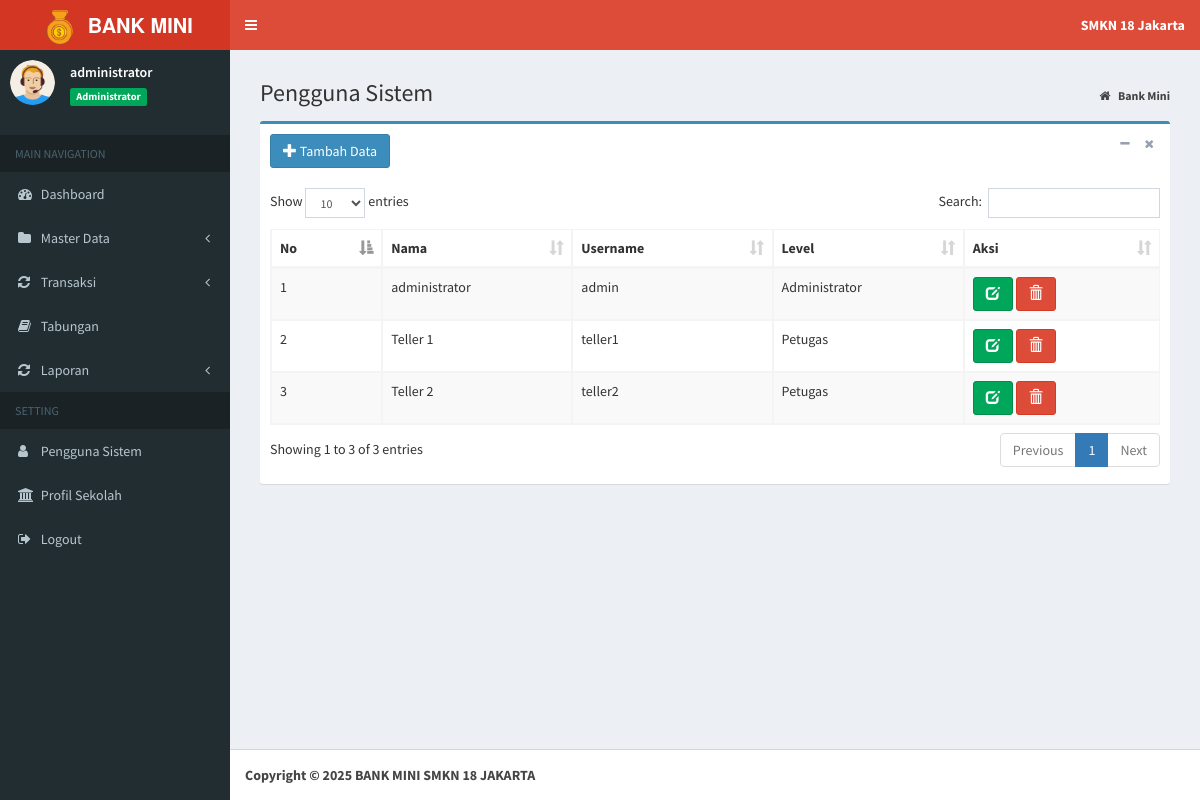
The app's page /etabs/index.php?page=MyApp/data_pengguna (signed in) with its own data.
### tables this page shows
CREATE TABLE `tb_profil` (
  `id_profil` int(11) NOT NULL,
  `nama_sekolah` varchar(200) NOT NULL,
  `alamat` varchar(400) NOT NULL,
  `akreditasi` char(2) NOT NULL
);

CREATE TABLE `tb_pengguna` (
  `id_pengguna` int(11) NOT NULL,
  `nama_pengguna` varchar(20) NOT NULL,
  `username` varchar(20) NOT NULL,
  `password` varchar(15) NOT NULL,
  `level` enum('Administrator','Petugas') NOT NULL
);

### etabs/admin/pengguna/data_pengguna.php (the view, shortened to what this page needs)
<section class="content-header">
	<h1>
		Pengguna Sistem
	</h1>
	<ol class="breadcrumb">
		<li>
			<a href="index.php">
				<i class="fa fa-home"></i>
				<b>Bank Mini</b>
			</a>
		</li>
	</ol>
</section>
<section class="content">
	<div class="box box-primary">
		<div class="box-header">
			<a href="?page=MyApp/add_pengguna" class="btn btn-primary">
				<i class="glyphicon glyphicon-plus"></i> Tambah Data</a>
			<div class="box-tools pull-right">
				<button type="button" class="btn btn-box-tool" data-widget="collapse">
					<i class="fa fa-minus"></i>
				</button>
				<button type="button" class="btn btn-box-tool" data-widget="remove">
					<i class="fa fa-remove"></i>
				</button>
			</div>
		</div>
		<div class="box-body">
			<div class="table-responsive">
				<table id="example1" class="table table-bordered table-striped">
					<thead>
						<tr>
							<th>No</th>
							<th>Nama</th>
							<th>Username</th>
							<th>Level</th>
							<th>Aksi</th>
						</tr>
					</thead>
					<tbody>
						<?php
                  $no = 1;
                  $sql = $koneksi->query("select * from tb_pengguna");
                  while ($data= $sql->fetch_assoc()) {
                ?>
						<tr>
							<td>
								<?php echo $no++; ?>
							</td>
							<td>
								<?php echo $data['nama_pengguna']; ?>
							</td>
							<td>
								<?php echo $data['username']; ?>
							</td>
							<td>
								<?php echo $data['level']; ?>
							</td>
							<td>
								<a href="?page=MyApp/edit_pengguna&kode=<?php echo $data['id_pengguna']; ?>"
								 title="Ubah" class="btn btn-success">
									<i class="glyphicon glyphicon-edit"></i>
								</a>
								<a href="?page=MyApp/del_pengguna&kode=<?php echo $data['id_pengguna']; ?>"
								 onclick="return confirm('Apakah anda yakin hapus data ini ?')" title="Hapus" class="btn btn-danger">
									<i class="glyphicon glyphicon-trash"></i>
							</td>
						</tr>
						<?php
                  }
                ?>
					</tbody>
				</table>
			</div>
		</div>
	</div>
</section>

### etabs/index.php (shortened to what this page needs)
<?php
    if (isset($_SESSION["ses_username"])==""){
		header("location: login.php");
    }else{
      $data_nama = $_SESSION["ses_nama"];
      $data_level = $_SESSION["ses_level"];
    }
    include "inc/koneksi.php";
	$sql = $koneksi->query("SELECT * from tb_profil");
	while ($data= $sql->fetch_assoc()) {
		$nama=$data['nama_sekolah'];
	}
?>
<!DOCTYPE html>
<html>
<head>
	<link rel="stylesheet" href="bootstrap/css/bootstrap.min.css">
	<link rel="stylesheet" href="https://cdnjs.cloudflare.com/ajax/libs/font-awesome/4.5.0/css/font-awesome.min.css">
	<link rel="stylesheet" href="https://cdnjs.cloudflare.com/ajax/libs/ionicons/2.0.1/css/ionicons.min.css">
	<link rel="stylesheet" href="plugins/datatables/dataTables.bootstrap.css">
	<link rel="stylesheet" href="plugins/select2/select2.min.css">
	<link rel="stylesheet" href="dist/css/AdminLTE.min.css">
	<link rel="stylesheet" href="dist/css/skins/_all-skins.min.css">
</head>
<body class="hold-transition skin-red sidebar-mini">
	<div class="wrapper">
		<header class="main-header">
			<a href="index.php" class="logo">
				<span class="logo-lg">
					<img src="dist/img/logo.png" width="45px">
					<b>BANK MINI</b>
				</span>
			</a>
			<nav class="navbar navbar-static-top">
				<a href="#" class="sidebar-toggle" data-toggle="offcanvas" role="button">
				</a>
				<div class="navbar-custom-menu">
					<ul class="nav navbar-nav">
						<li class="dropdown messages-menu">
							<a class="dropdown-toggle" data-toggle="dropdown">
								<span>
									<b>
										<?= $nama; ?>
									</b>
								</span>
							</a>
						</li>
					</ul>
				</div>
			</nav>
		</header>
		<aside class="main-sidebar">
			<section class="sidebar">
				</<b>
				<div class="user-panel">
					<div class="pull-left image">
						<img src="dist/img/avatar.png" class="img-circle" alt="User Image">
					</div>
					<div class="pull-left info">
						<p>
							<?php echo $data_nama; ?>
						</p>
						<span class="label label-success">
							<?php echo $data_level; ?>
						</span>
					</div>
				</div>
				<ul class="sidebar-menu">
					<li class="header">MAIN NAVIGATION</li>
					<?php
          if ($data_level=="Administrator"){
        ?>
					<li class="treeview">
						<a href="?page=admin">
							<i class="fa fa-dashboard"></i>
							<span>Dashboard</span>
						</a>
					</li>
					<li class="treeview">
						<a href="#">
							<i class="fa fa-folder"></i>
							<span>Master Data</span>
							<span class="pull-right-container">
								<i class="fa fa-angle-left pull-right"></i>
							</span>
						</a>
					</li>
					<li class="treeview">
						<a href="#">
							<i class="fa fa-refresh"></i>
							<span>Transaksi</span>
							<span class="pull-right-container">
								<i class="fa fa-angle-left pull-right"></i>
							</span>
						</a>
					</li>
					<li class="treeview">
						<a href="?page=view_tabungan">
							<i class="fa fa-book"></i>
							<span>Tabungan</span>
						</a>
					</li>
					<li class="treeview">
						<a href="#">
							<i class="fa fa-refresh"></i>
							<span>Laporan</span>
							<span class="pull-right-container">
								<i class="fa fa-angle-left pull-right"></i>
							</span>
						</a>
					</li>
					<li class="header">SETTING</li>
					<li class="treeview">
						<a href="?page=MyApp/data_pengguna">
							<i class="fa fa-user"></i>
							<span>Pengguna Sistem</span>
						</a>
					</li>
					<li class="treeview">
						<a href="?page=MyApp/data_profil">
							<i class="fa fa-bank"></i>
							<span>Profil Sekolah</span>
						</a>
					</li>
					<?php
            }
          ?>
					<li>
						<a href="logout.php" onclick="return confirm('Anda yakin keluar dari aplikasi ?')">
							<i class="fa fa-sign-out"></i>
							<span>Logout</span>
						</a>
					</li>
			</section>
		</aside>
		<div class="content-wrapper">
			<section class="content">
				<?php
      if(isset($_GET['page'])){
          $hal = $_GET['page'];
          switch ($hal) {
              case 'MyApp/data_pengguna':
                  include "admin/pengguna/data_pengguna.php";
                  break;
          }
                        }
    ?>
			</section>
		</div>
		<footer class="main-footer">
			<strong>Copyright &copy; <?php echo date("Y"); ?> BANK MINI SMKN 18 JAKARTA
		</footer>
</body>
</html>

### records on screen
tb_profil: nama_sekolah "SMKN 18 Jakarta"
tb_pengguna: nama_pengguna "administrator", username "admin", level "Administrator"
tb_pengguna: nama_pengguna "Teller 1", username "teller1", level "Petugas"
tb_pengguna: nama_pengguna "Teller 2", username "teller2", level "Petugas"

### other values on screen
$data_nama "administrator"
$data_level "Administrator"
